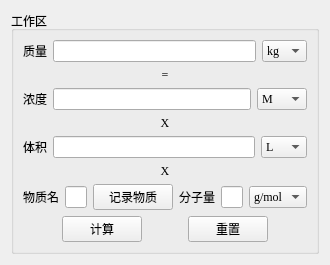
<?xml version="1.0" encoding="UTF-8"?>
<ui version="4.0">
 <class>MolarityCalculator</class>
 <widget class="QWidget" name="MolarityCalculator">
  <property name="geometry">
   <rect>
    <x>0</x>
    <y>0</y>
    <width>308</width>
    <height>219</height>
   </rect>
  </property>
  <property name="font">
   <font>
    <family>Times New Roman</family>
   </font>
  </property>
  <property name="windowTitle">
   <string>MW</string>
  </property>
  <property name="windowIcon">
   <iconset>
    <normalon>:/icons/images/DNA.svg</normalon>
   </iconset>
  </property>
  <layout class="QVBoxLayout" name="verticalLayout_2">
   <item>
    <widget class="QGroupBox" name="groupBox_2">
     <property name="title">
      <string>工作区</string>
     </property>
     <layout class="QVBoxLayout" name="verticalLayout">
      <item>
       <layout class="QHBoxLayout" name="horizontalLayout">
        <item>
         <widget class="QLabel" name="label_5">
          <property name="text">
           <string>质量</string>
          </property>
         </widget>
        </item>
        <item>
         <widget class="QLineEdit" name="lineEdit"/>
        </item>
        <item>
         <widget class="QComboBox" name="comboBox_2">
          <property name="currentText">
           <string>kg</string>
          </property>
          <item>
           <property name="text">
            <string>kg</string>
           </property>
          </item>
          <item>
           <property name="text">
            <string>g</string>
           </property>
          </item>
          <item>
           <property name="text">
            <string>mg</string>
           </property>
          </item>
          <item>
           <property name="text">
            <string>μg</string>
           </property>
          </item>
          <item>
           <property name="text">
            <string>ng</string>
           </property>
          </item>
         </widget>
        </item>
       </layout>
      </item>
      <item>
       <widget class="QLabel" name="label_2">
        <property name="text">
         <string>=</string>
        </property>
        <property name="alignment">
         <set>Qt::AlignCenter</set>
        </property>
       </widget>
      </item>
      <item>
       <layout class="QHBoxLayout" name="horizontalLayout_2">
        <item>
         <widget class="QLabel" name="label_6">
          <property name="text">
           <string>浓度</string>
          </property>
         </widget>
        </item>
        <item>
         <widget class="QLineEdit" name="lineEdit_2"/>
        </item>
        <item>
         <widget class="QComboBox" name="comboBox">
          <item>
           <property name="text">
            <string>M</string>
           </property>
          </item>
          <item>
           <property name="text">
            <string>mM</string>
           </property>
          </item>
          <item>
           <property name="text">
            <string>μM</string>
           </property>
          </item>
          <item>
           <property name="text">
            <string>nM</string>
           </property>
          </item>
         </widget>
        </item>
       </layout>
      </item>
      <item>
       <widget class="QLabel" name="label_3">
        <property name="text">
         <string>X</string>
        </property>
        <property name="alignment">
         <set>Qt::AlignCenter</set>
        </property>
       </widget>
      </item>
      <item>
       <layout class="QHBoxLayout" name="horizontalLayout_3">
        <item>
         <widget class="QLabel" name="label_7">
          <property name="text">
           <string>体积</string>
          </property>
         </widget>
        </item>
        <item>
         <widget class="QLineEdit" name="lineEdit_3"/>
        </item>
        <item>
         <widget class="QComboBox" name="comboBox_3">
          <property name="currentText">
           <string>L</string>
          </property>
          <item>
           <property name="text">
            <string>L</string>
           </property>
          </item>
          <item>
           <property name="text">
            <string>mL</string>
           </property>
          </item>
          <item>
           <property name="text">
            <string>μL</string>
           </property>
          </item>
          <item>
           <property name="text">
            <string>nL</string>
           </property>
          </item>
         </widget>
        </item>
       </layout>
      </item>
      <item>
       <widget class="QLabel" name="label_4">
        <property name="text">
         <string>X</string>
        </property>
        <property name="alignment">
         <set>Qt::AlignCenter</set>
        </property>
       </widget>
      </item>
      <item>
       <layout class="QHBoxLayout" name="horizontalLayout_4">
        <item>
         <widget class="QLabel" name="label">
          <property name="text">
           <string>物质名</string>
          </property>
         </widget>
        </item>
        <item>
         <widget class="QLineEdit" name="lineEdit_5"/>
        </item>
        <item>
         <widget class="QPushButton" name="pushButton_3">
          <property name="enabled">
           <bool>true</bool>
          </property>
          <property name="sizePolicy">
           <sizepolicy hsizetype="Preferred" vsizetype="Fixed">
            <horstretch>0</horstretch>
            <verstretch>0</verstretch>
           </sizepolicy>
          </property>
          <property name="font">
           <font>
            <pointsize>9</pointsize>
           </font>
          </property>
          <property name="text">
           <string>记录物质</string>
          </property>
          <property name="icon">
           <iconset>
            <normalon>:/icons/images/save.svg</normalon>
           </iconset>
          </property>
          <property name="iconSize">
           <size>
            <width>12</width>
            <height>12</height>
           </size>
          </property>
         </widget>
        </item>
        <item>
         <widget class="QLabel" name="label_8">
          <property name="text">
           <string>分子量</string>
          </property>
         </widget>
        </item>
        <item>
         <widget class="QLineEdit" name="lineEdit_4"/>
        </item>
        <item>
         <widget class="QComboBox" name="comboBox_4">
          <item>
           <property name="text">
            <string>g/mol</string>
           </property>
          </item>
         </widget>
        </item>
       </layout>
      </item>
      <item>
       <layout class="QHBoxLayout" name="horizontalLayout_5">
        <item>
         <spacer name="horizontalSpacer">
          <property name="orientation">
           <enum>Qt::Horizontal</enum>
          </property>
          <property name="sizeHint" stdset="0">
           <size>
            <width>40</width>
            <height>20</height>
           </size>
          </property>
         </spacer>
        </item>
        <item>
         <widget class="QPushButton" name="pushButton">
          <property name="text">
           <string>计算</string>
          </property>
         </widget>
        </item>
        <item>
         <spacer name="horizontalSpacer_2">
          <property name="orientation">
           <enum>Qt::Horizontal</enum>
          </property>
          <property name="sizeHint" stdset="0">
           <size>
            <width>40</width>
            <height>20</height>
           </size>
          </property>
         </spacer>
        </item>
        <item>
         <widget class="QPushButton" name="pushButton_2">
          <property name="text">
           <string>重置</string>
          </property>
         </widget>
        </item>
        <item>
         <spacer name="horizontalSpacer_3">
          <property name="orientation">
           <enum>Qt::Horizontal</enum>
          </property>
          <property name="sizeHint" stdset="0">
           <size>
            <width>40</width>
            <height>20</height>
           </size>
          </property>
         </spacer>
        </item>
       </layout>
      </item>
     </layout>
    </widget>
   </item>
  </layout>
 </widget>
 <resources/>
 <connections/>
</ui>
